Frame 1 (no input): blank canvas, image omitted
Frame 60 (the mouse pressed at the canvas centre just before this capture): blank canvas, image omitted
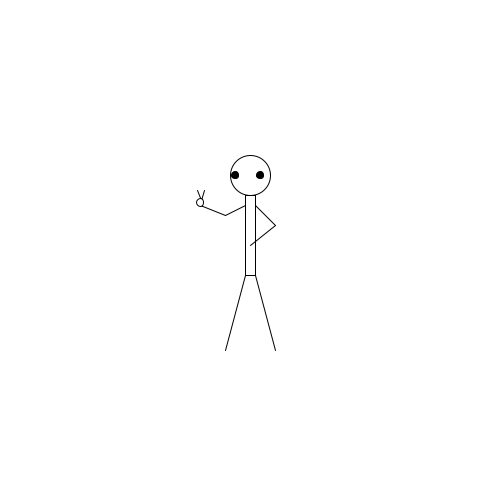
Frame 120 (the mouse held since frame 60 and released just before this capture)

The Processing sketch whose frames 1 and 60 were blank and that drew this single picture after the mouse press (run headless with seeded random() and noise(); from frame 60 on, the mouse is pressed at the canvas centre):

// Processing sketch: CharacterImproved
// ── CharacterImproved.pde
// The original character was always drawn centered in
// the display window, that is, at (250, 250), with a
// height of 390. The center is conventional, since we
// might have chosen a somewhat different center point.
// The height of 390 was also considered the normal
// scale, i.e., scale 1.

// In order to make the drawing of the character more
// generic, we changed the code so that it is drawn
// centered in position (x, y), where x and y are
// parameters of the drawCharacter() function, and so
// that it is drawn with the given scale, which os also
// a parameter of the function. Notice that calling
// drawCharacter(250, 250, 1) draws exactly the same
// character as the original code.
//
// Notice that:
// - Positions are now all relative to x and y.
// - All sizes and distances, including offsets from x
// and y, are now proportional to the scale
//
// Notice also that the code can be greatly improved
// by using other variables to store, e.g., the size of
// the eyes, etc.
void drawCharacter(float x, float y, float scale) {
  // Set white fill so that the following shapes are
  // filled with white (until the next call to fill()):
  fill(255);

  // Set all lines and borders to black until the next
  // call to stroke():
  stroke(0);

  // Draw the head circle:
  ellipse(x, y - scale * 150, scale * 80, scale * 80);

  // Set black fill for the eyes:
  fill(0);

  // Draw the eyes:
  ellipse(x - scale * 30, y - scale * 150, scale * 15, scale * 15);
  ellipse(x + scale * 20, y - scale * 150, scale * 15, scale * 15);

  // Set white fill again to draw the torso:
  fill(255);

  // Draw the torso rectangle:
  rect(x - scale * 10, y - scale * 110, scale * 20, scale * 160);

  // Draw the left leg:
  line(x - scale * 10, y + scale * 50, x - scale * 50, y + scale * 200);

  // Draw the right leg:
  line(x + scale * 10, y + scale * 50, x + scale * 50, y + scale * 200);

  // Draw the right arm top:
  line(x + scale * 10, y - scale * 90, x + scale * 50, y - scale * 50);

  // Draw the right arm bottom:
  line(x + scale * 50, y - scale * 50, x, y - scale * 10);
  
  // Draw the left arm top:
  line(x - scale * 10, y - scale * 90, x - scale * 50, y - scale * 70);
  
  // Draw the left arm bottom:
  line(x - scale * 50, y - scale * 70, x - scale * 100, y - scale * 90);

  // Draw the fingers:
  line(x - scale * 97, y - scale * 100, x - scale * 105, y - scale * 120);
  line(x - scale * 97, y - scale * 100, x - scale * 92, y - scale * 120);

  fill(255);
  
  // Draw the hand circle:
  ellipse(x - scale * 100, y - scale * 95, scale * 15, scale * 15);
}

void setup() {
  // Set display window size:
  size(500, 500);
  
  // Paint background white:
  background(255);
}

void draw() {
  // Paint background white:
  background(255);

  // Draw the character at the position of the mouse
  // with the scale increasing from 0 to 1.0 from the
  // top to the bottom border of the display window,
  // producing a depth efect:
  drawCharacter(mouseX, mouseY, float(mouseY) / height);
}
